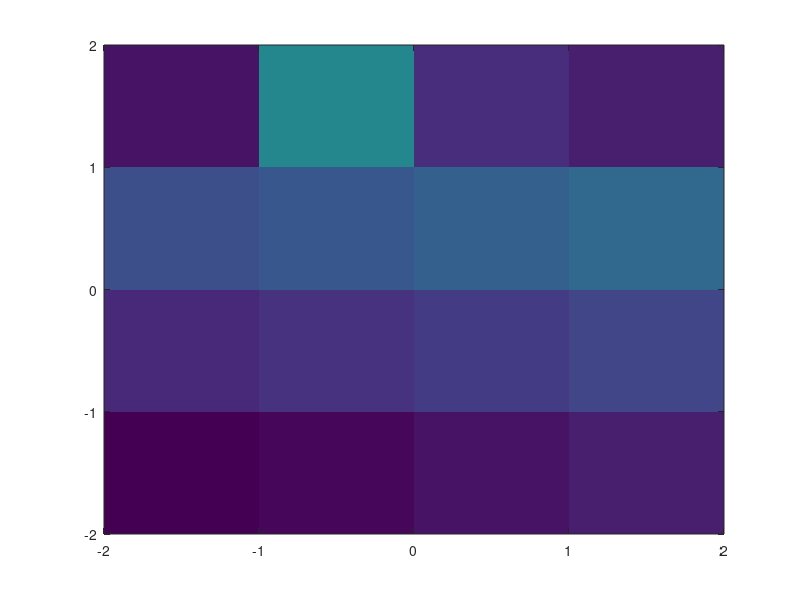

Here is the MATLAB script that generated this plot:
z=[2+3i 1+4i];
psi= -pi;
z=roots([1/24 1/6 1/2 1 1-exp(i*psi)]);
z(1,1);
r=1;
nIter=500;
stepSize=2*pi/nIter;
for l=1:nIter
      z=roots([1 1-exp(i*psi)]);
      y(r)=imag(z);
      x(r)=real(z);
      r++;
      psi=psi+stepSize;
end 
C = [0 2 4 6; 8 10 12 14; 16 18 20 22; 4 30 9 6];
X=[-1.5 1.5];
Y=[-1.5 1.5];
image(X,Y,C);
set(gca,'YDir','normal');